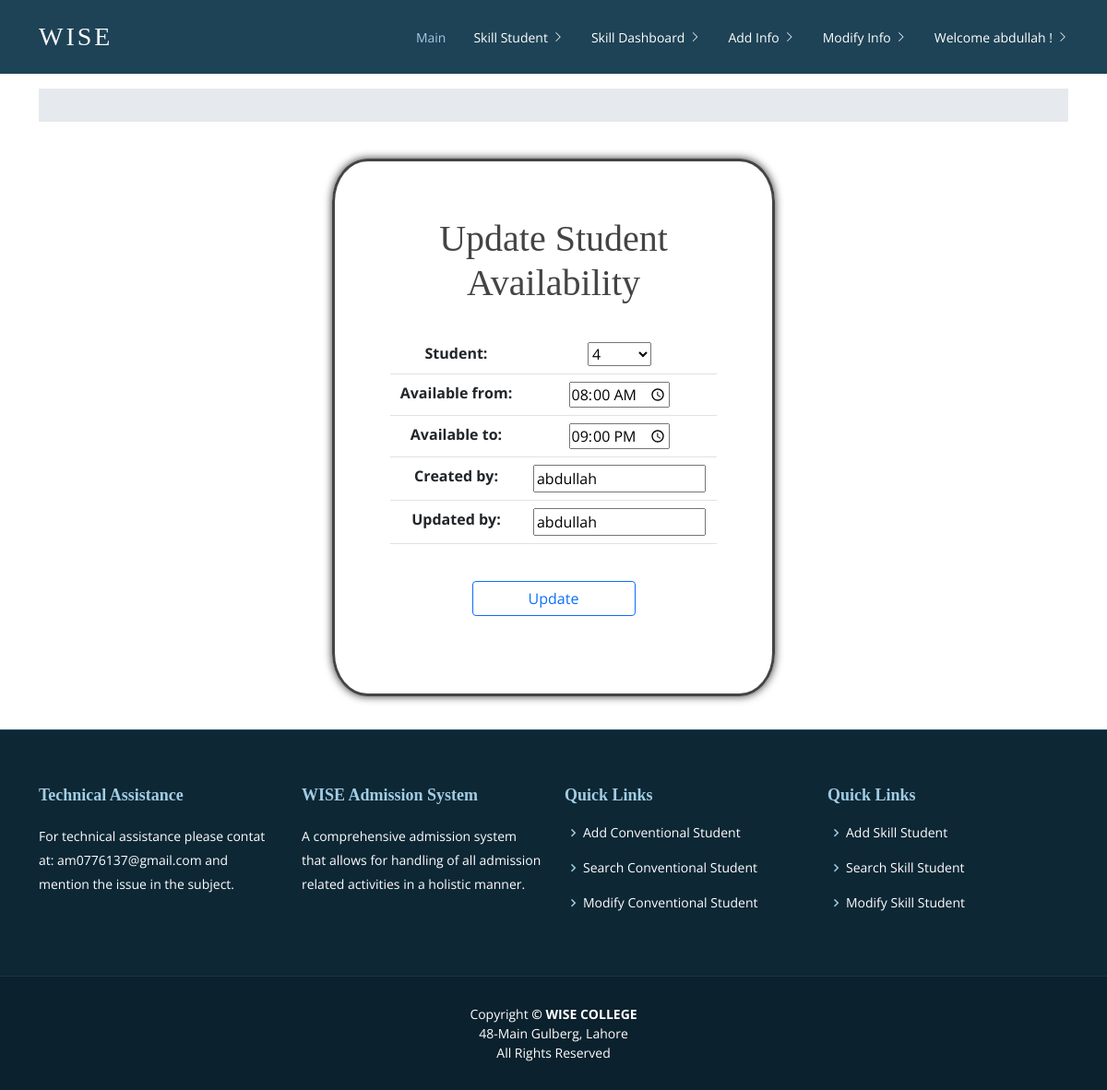
The app's page /update_student_availability/5/ (signed in), older data.
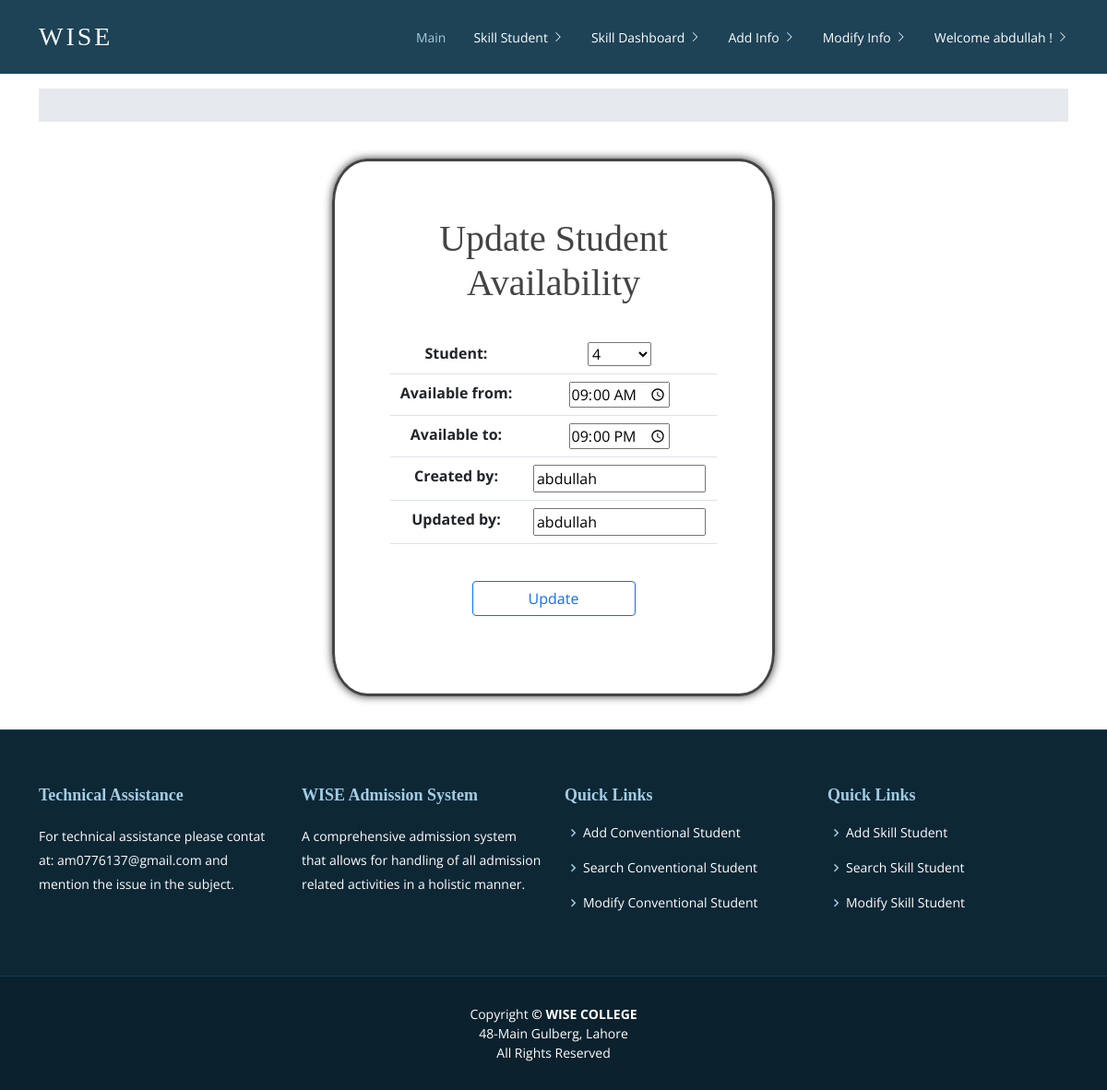
The same page, newer data.
### AdmissionSystem/models.py (models this page shows, shortened)
class StudentAvailability(models.Model):
	student = models.ForeignKey(SkillStudent, on_delete=models.CASCADE)
	available_from = models.TimeField(auto_now=False,auto_now_add=False)
	available_to = models.TimeField(auto_now=False,auto_now_add=False)
	created_by = models.CharField(max_length=100)
	updated_by = models.CharField(max_length=100, null=True, blank=True)

### AdmissionSystem/views.py (the view)
# urls.py: path('update_student_availability/<int:availability_id>/', views.update_student_availability, name='update_studentavailability'),
@login_required(login_url='loginpageview')
def update_student_availability(request, availability_id):
	availability_object = StudentAvailability.objects.get(id=availability_id) # get returns the only matching object
	form = StudentAvailabilityForm(instance=availability_object)
	student_id = availability_object.student_id # getting the student id for redirect
	print("-------- ", student_id, "-------------")
	if request.method=='POST':
		form=StudentAvailabilityForm(request.POST, instance=availability_object)
		if form.is_valid():
			form.save()
			return redirect('update_skill_detail_view', student_id)
	return render(request,'update_student_availability.html',context= {'student_availability_form':form, 'availability_id': availability_id})

### AdmissionSystem/forms.py
class StudentAvailabilityForm(forms.ModelForm):
    class Meta:
        model = StudentAvailability
        fields = ('__all__')

### AdmissionSystem/models.py (called while the page is built)
	def __str__(self):
		return str(self.id)

### templates/update_student_availability.html (shortened to what this page needs)
{% extends 'base.html' %}
{% block content %}
{% load static %}
<br>
<div
        style="
        text-align: center;
        width:40%;
        margin:0px auto;
        margin-bottom: 3%;
        padding: 5%;
        border-style: solid;
        border-radius: 8%;
        box-shadow: rgba(0,0,0,0.8) 0 0 10px">
        <h1 >Update Student Availability</h1>
        <br>
        <div>
                <form action="" method="POST" enctype="multipart/form-data">
                        <table class="table" >
                            {{ student_availability_form }}
                        </table>
                        <br>
                        <input value="Update" type="submit" style="width: 50%;" class="btn btn-outline-primary mx-auto d-block">
                </form>
                <br>
        </div>
</div>
{% endblock content %}

Row changes from the older to the newer data that the page shows:
changed StudentAvailability "abdullah": available_from "08:00:00" → "09:00:00"
